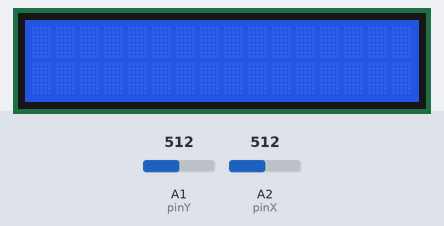
The sketch below on a simulated Arduino Uno, built with avr-gcc and run on an emulated ATmega328P. Parts: 16×2 character LCD. Inputs (shaded band) come from the test bench; at power-on: A1 (pinY) = 512, A2 (pinX) = 512.

Above: at 1.2 s.
1.3 s: A1 (pinY) set to 540
At 1.72 s:
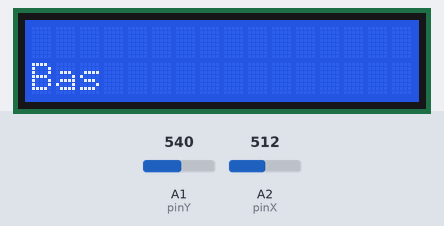
3.9 s: A2 (pinX) set to 548
At 4.15 s:
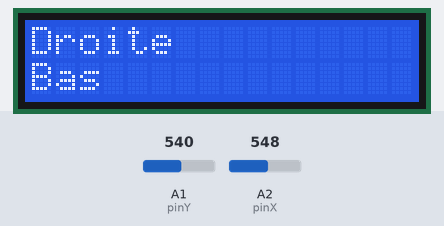
6.4 s: A1 (pinY) set to 513
At 6.58 s:
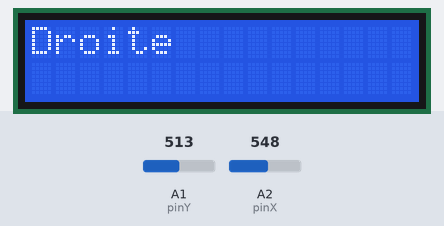
8.8 s: A2 (pinX) set to 480
At 9.0 s:
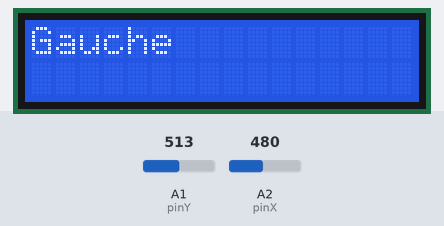
11.2 s: A1 (pinY) set to 473
At 11.43 s:
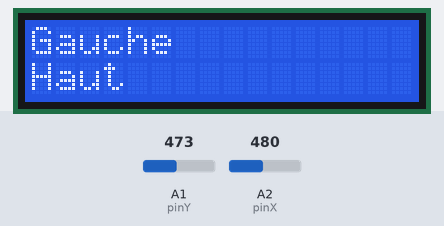
13.6 s: A2 (pinX) set to 500
At 13.86 s:
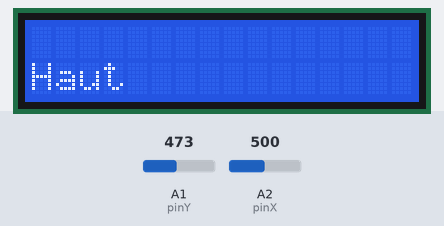

The sketch:

job09.ino
```cpp
#define pinX    A2
#define pinY    A1
#define swPin    9
#include <LiquidCrystal.h>

LiquidCrystal lcd(2, 3, 4, 5, 6, 7);

void setup() {
  lcd.begin(16, 2);

  pinMode(pinX, INPUT);
  pinMode(pinY, INPUT);

  pinMode(swPin, INPUT);
  digitalWrite(swPin, HIGH);
}

void loop() {

  int X = analogRead(pinX);
  int Y = analogRead(pinY);

  if(490 < X < 530 && 490 < Y < 530)
  {
    if(X < 490){
      lcd.setCursor(0, 0);
      lcd.print("Gauche");
    } else if (X > 530) {
      lcd.setCursor(0, 0);
      lcd.print("Droite");
    }

    if(Y < 490){
      lcd.setCursor(0, 1);
      lcd.print("Haut");
    } else if (Y > 530){
      lcd.setCursor(0,1);
      lcd.print("Bas");
    }
  }

  delay(300);
  lcd.clear();
}
```

Measured:
- the behaviour switches between 530 and 531 on A2 (pinX) (found by bisection; images 1 and 2)
- the behaviour switches between 531 and 530 on A1 (pinY) (found by bisection; images 2 and 3)
- the behaviour switches between 490 and 489 on A1 (pinY) (found by bisection; images 4 and 5)
- after the input at 1.3 s, the display: changes after 0.28 s (image 1)
- after the input at 3.9 s, the display: first differs from a run without the input after 0.10 s (image 2)
- after the input at 6.4 s, the display: first differs from a run without the input at once (image 3)
- after the input at 8.8 s, the display: first differs from a run without the input after 0.06 s (image 4)
- after the input at 11.2 s, the display: first differs from a run without the input after 0.09 s (image 5)
- after the input at 13.6 s, the display: first differs from a run without the input after 0.12 s (image 6)
